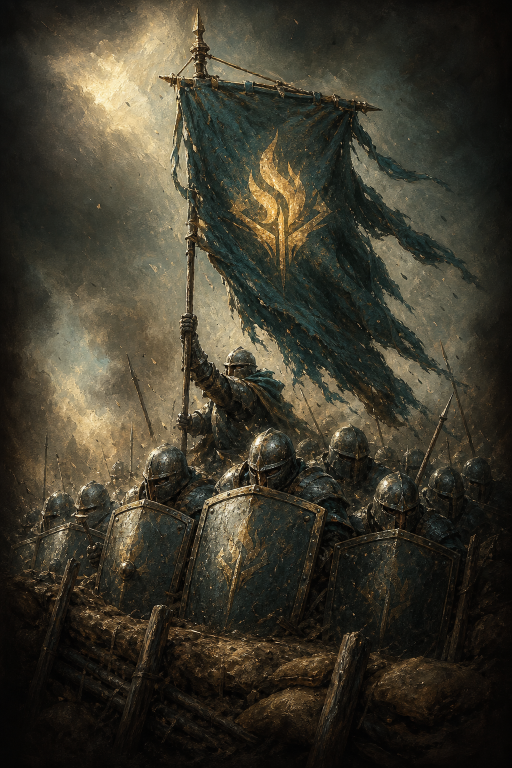
#> input picture tools/art/anchors/v1_iv_hold_the_line.png, 1024 x 1536 px (shown at 1/2 size)
$ python finalize_alpha_asset.py anchors/v1_iv_hold_the_line.png out.png --width 100 --height 100
#> lines starting #> are read from the running program, lines starting #| are printed output that depends on the picture
"""Crop a transparent source to its alpha bounds and fit it to an exact canvas."""

from __future__ import annotations

import argparse
from pathlib import Path

from PIL import Image


def main() -> None:
    parser = argparse.ArgumentParser()
    parser.add_argument("input", type=Path)
    parser.add_argument("output", type=Path)
    parser.add_argument("--width", type=int, required=True)
    parser.add_argument("--height", type=int, required=True)
    parser.add_argument("--padding", type=float, default=0.08)
    parser.add_argument("--stretch", action="store_true")
    args = parser.parse_args()

    image = Image.open(args.input).convert("RGBA")
    alpha = image.getchannel("A")
#> alpha: PIL image 1024x1536 L; every value is 255
    bbox = alpha.getbbox()
#> bbox = (0, 0, 1024, 1536)
    if bbox is None:
        raise SystemExit(f"no visible pixels in {args.input}")
    image = image.crop(bbox)

    usable_w = max(1, round(args.width * (1 - 2 * args.padding)))
    usable_h = max(1, round(args.height * (1 - 2 * args.padding)))
    if args.stretch:
        size = (usable_w, usable_h)
    else:
        scale = min(usable_w / image.width, usable_h / image.height)
#> scale = 0.0547
        size = (max(1, round(image.width * scale)), max(1, round(image.height * scale)))
#> size = (56, 84)
    image = image.resize(size, Image.Resampling.LANCZOS)
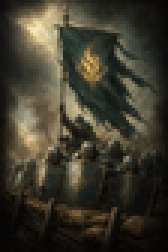
#> image: PIL image 56x84 RGBA (shown 3 times larger); mean R, G, B, A 61.7, 57.5, 44.2, 255

    canvas = Image.new("RGBA", (args.width, args.height), (0, 0, 0, 0))
#> canvas: PIL image 100x100 RGBA; every value is 0
    offset = ((args.width - image.width) // 2, (args.height - image.height) // 2)
#> offset = (22, 8)
    canvas.alpha_composite(image, offset)
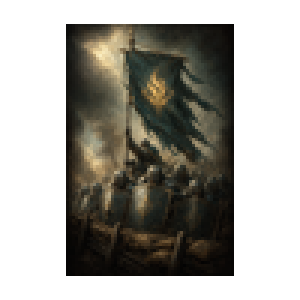
#> canvas: PIL image 100x100 RGBA (shown 3 times larger); mean R, G, B, A 29, 27, 20.8, 120; transparent parts drawn white
    args.output.parent.mkdir(parents=True, exist_ok=True)
    canvas.save(args.output)


if __name__ == "__main__":
    main()

$ run again, on tools/art/anchors/v1_wp_dire_wolf.png
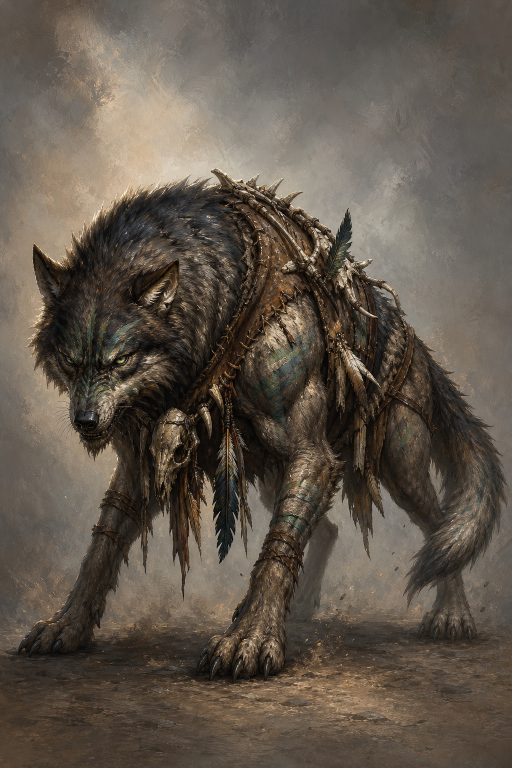
#> input picture tools/art/anchors/v1_wp_dire_wolf.png, 1024 x 1536 px (shown at 1/2 size)
#> alpha: PIL image 1024x1536 L; every value is 255
#> bbox = (0, 0, 1024, 1536)
#> in main, `image = image.resize(size, Image.Resampling.LANCZOS)`:
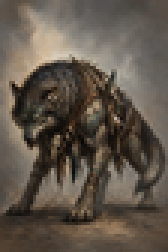
#> image: PIL image 56x84 RGBA (shown 3 times larger); mean R, G, B, A 96.2, 86.1, 75.1, 255
#> in main, `canvas.alpha_composite(image, offset)`:
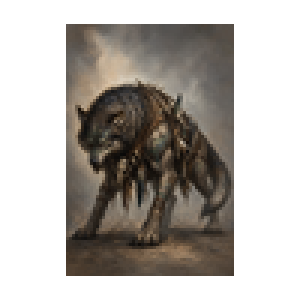
#> canvas: PIL image 100x100 RGBA (shown 3 times larger); mean R, G, B, A 45.2, 40.5, 35.3, 120; transparent parts drawn white
